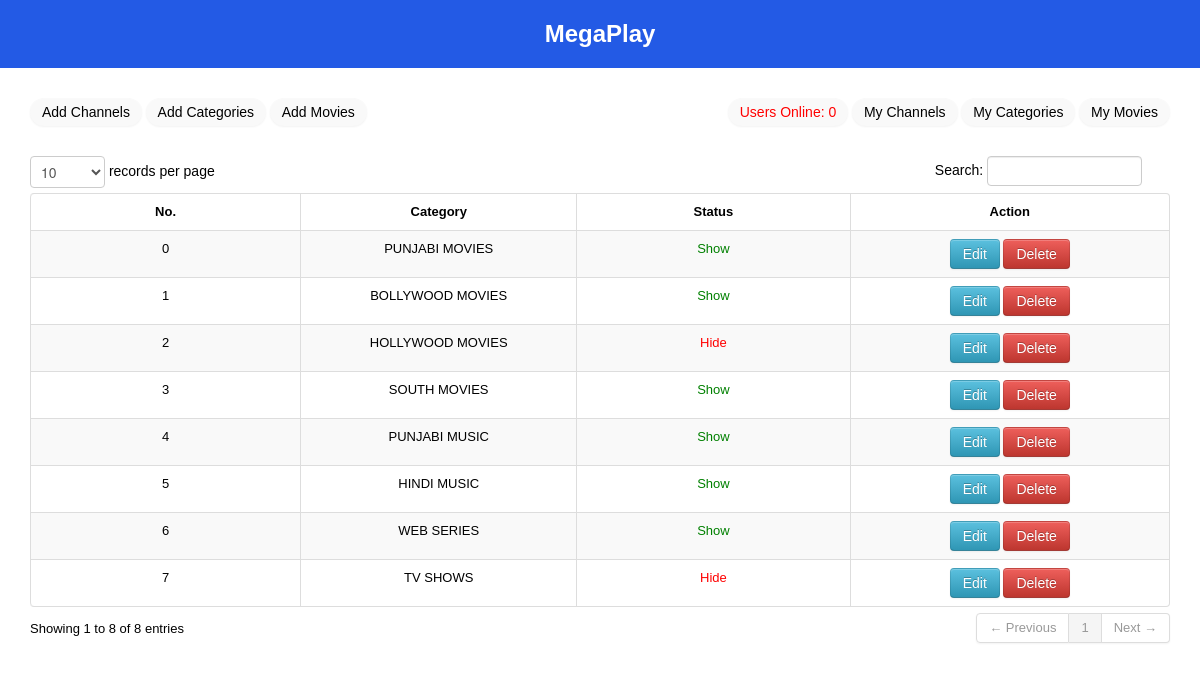
Page /admin/myCategories.php on the committed database.
### tables this page shows
CREATE TABLE `category` (
  `id` int(11) NOT NULL,
  `category` varchar(200) NOT NULL,
  `status` enum('Show','Hide') NOT NULL
);

### admin/myCategories.php (the view, shortened to what this page needs)
<?php include "header.php"; ?>
<body>
<header class="header">MegaPlay</header>
            <div class="container">
    <div class="row-fluid">
    <a class="btn btn-primary" href="#myModalChannel" data-toggle="modal">Add Channels</a>
    <a class="btn btn-primary" href="#myModalCategory" data-toggle="modal">Add Categories</a>
	<a class="btn btn-primary" href="#myModalMovies" data-toggle="modal">Add Movies</a>
	<div style="float:right;">
	<a class="btn btn-primary" href="javascript:voiid(0);"><span style="color:red;">Users Online: <span id="online">0</span></span></span></a>
	<a class="btn btn-primary" href="myChannels.php">My Channels</a>
    <a class="btn btn-primary" href="myCategories.php">My Categories</a>
	<a class="btn btn-primary" href="index.php">My Movies</a>
	</div>
<?php include('modal_add.php'); ?>
                        <table cellpadding="0" cellspacing="0" border="0" class="table table-striped table-bordered" id="example">
                            <thead>
                                <tr>
                                     <th style="text-align:center;">No.</th>
                                    <th style="text-align:center;">Category</th>
                                    <th style="text-align:center;">Status</th>
									<th style="text-align:center;">Action</th>
                                </tr>
                            </thead>
                            <tbody>
							<?php
								require_once('db.php');
								$result = $conn->prepare("SELECT * FROM category ORDER BY id ASC");
								$result->execute();
								for($i=0; $row = $result->fetch(); $i++){
								$id=$row['id'];
							?>
								<tr>
								<td style="text-align:center; word-break:break-all; width:300px;"> <?php echo $i; ?></td>
								<td style="text-align:center; word-break:break-all; width:300px;"> <?php echo $row ['category']; ?></td>
								<td style="text-align:center; word-break:break-all; width:300px;"> <?php if($row ['status'] == "Show"){ echo '<span style="color:green;">'.$row ['status'].'</span>';}else{echo '<span style="color:red;">'.$row ['status'].'</span>';}; ?></td>
								<td style="text-align:center; width:350px;">
									<a href="edit_category.php<?php echo '?action=category&id='.$id; ?>" class="btn btn-info">Edit</a>
									 <a href="#delete<?php echo $id;?>"  data-toggle="modal"  class="btn btn-danger" >Delete </a>
								</td>
								</div>
								</tr>
								<?php } ?>
</body>
</html>

### admin/header.php (shortened to what this page needs)
<!DOCTYPE html>
<html lang="en">
    <head><meta http-equiv="Content-Type" content="text/html; charset=utf-8">
        <link href="css/bootstrap.css" rel="stylesheet" type="text/css" media="screen">
        <link rel="stylesheet" type="text/css" href="css/DT_bootstrap.css">
</head>

### admin/modal_add.php (shortened to what this page needs)
<br>
<br>
<br>

### rows in the picture
category: category "PUNJABI MOVIES", status "Show"
category: category "BOLLYWOOD MOVIES", status "Show"
category: category "HOLLYWOOD MOVIES", status "Hide"
category: category "SOUTH MOVIES", status "Show"
category: category "PUNJABI MUSIC", status "Show"
category: category "HINDI MUSIC", status "Show"
category: category "WEB SERIES", status "Show"
category: category "TV SHOWS", status "Hide"
